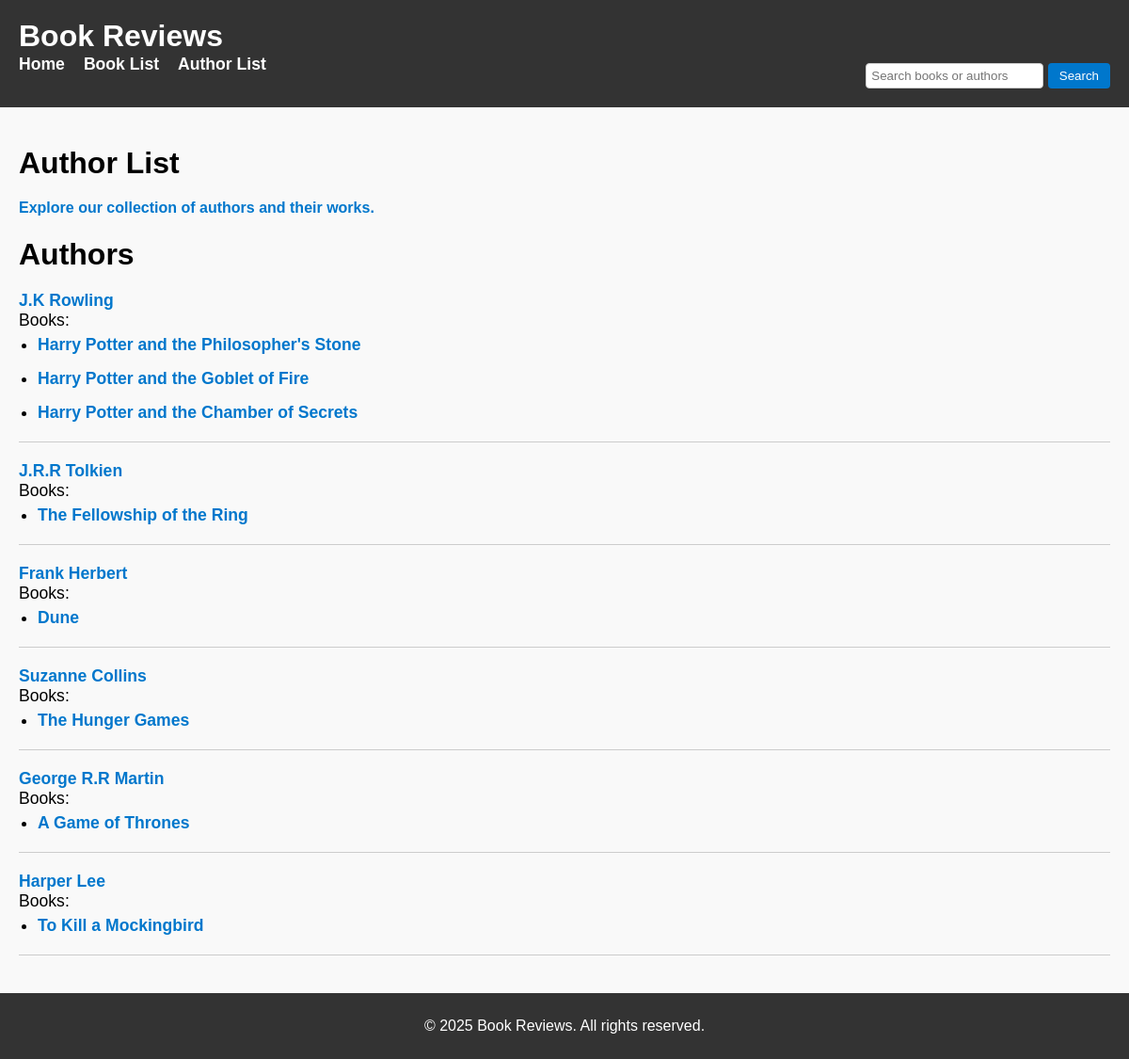
Screenshot of /authorlist/ with the database file from the repository.
### book/models.py (models this page shows, shortened)
class Author(models.Model):
    name = models.CharField(max_length=100)

class Book(models.Model):
    title = models.CharField(max_length=200)
    author = models.ForeignKey('Author', on_delete=models.CASCADE)
    published_date = models.CharField(max_length=100)
    isbn = models.CharField(max_length=17)

### book/views.py (the view)
# urls.py: path('authorlist/', views.authorlist, name='authorlist'),
def authorlist(request):
    authors = Author.objects.all()
    return render(request, 'book/authorlist.html', {'authors': authors})

### book/templates/book/authorlist.html (shortened to what this page needs)
{% extends 'book/index.html' %}
{% load static %}
{% block content %}
 <link rel="stylesheet" type="text/css" href="{% static 'css/main.css' %}">
  <h1>Author List</h1>
  <a>Explore our collection of authors and their works.</a>
<h1>Authors</h1>
  <ul>
    {% for author in authors %}
      <li>
        <a>{{ author.name }}</a>
        <br>
        Books:
        <ul>
          {% for book in author.book_set.all %}
            <li><a href="{% url 'bookdetail' book.id %}">{{ book.title }}</a></li>
          {% empty %}
            <li>No books available.</li>
          {% endfor %}
        </ul>
        <hr>
      </li>
    {% empty %}
      <li>No authors available.</li>
    {% endfor %}
  </ul>
{% endblock %}

### book/templates/book/index.html (shortened to what this page needs)
{% load static %}
<!DOCTYPE html>
<html lang="en">
<head>
    <link rel="stylesheet" href="{% static 'css/style.css' %}">
</head>
<body>
    <header>
        <h1>Book Reviews</h1>
        <nav>
            <ul>
                <li><a href="{% url 'home' %}">Home</a></li>
                <li><a href="{% url 'booklist' %}">Book List</a></li>
                <li><a href="{% url 'authorlist' %}">Author List</a></li>
            </ul>
            <form method="get" action="{% url 'search' %}" style="display: inline;">
            <input type="text" name="q" placeholder="Search books or authors">
            <button type="submit">Search</button>
    </form>
        </nav>
    </header>
    <main>
        {% block content %}
        {% endblock %}
    </main>
    <footer>
        <p>&copy; 2025 Book Reviews. All rights reserved.</p>
    </footer>
</body>
</html>

### static/css/style.css (style rules this page uses)
html, body { height: 100%; }
body { display: flex; flex-direction: column; }
main { flex: 1; }
body { font-family: Arial, sans-serif; margin: 0; padding: 0; background-color: #f9f9f9; }
header { background-color: #333; color: white; padding: 20px; }
header h1 { margin: 0; }
nav { display: flex; align-items: center; justify-content: space-between; flex-wrap: wrap; }
nav ul { list-style: none; padding: 0; margin: 0; display: flex; }
nav ul li { margin-right: 20px; }
nav ul li a { color: white; text-decoration: none; font-weight: bold; }
nav form { margin-top: 10px; }
input[type="text"] { padding: 5px; border-radius: 4px; border: 1px solid #ccc; }
button { padding: 6px 12px; background-color: #0077cc; color: white; border: none; border-radius: 4px; cursor: pointer; }
main { padding: 20px; }
footer { background-color: #333; color: white; padding: 10px; text-align: center; }

### static/css/main.css (style rules this page uses)
h1 { font-size: 2em; margin-bottom: 20px; }
ul { list-style-type: none; padding-left: 0; }
li { margin-bottom: 15px; font-size: 1.1em; }
a { color: #0077cc; text-decoration: none; font-weight: bold; }
hr { border: 0; border-top: 1px solid #ccc; margin: 20px 0; }
ul ul { margin-top: 5px; padding-left: 20px; list-style-type: disc; }
ul ul li { font-size: 1em; font-weight: normal; }

### rows the page displays
Author: name "J.K Rowling"
Book: title "Harry Potter and the Philosopher's Stone"
Book: title "Harry Potter and the Goblet of Fire"
Book: title "Harry Potter and the Chamber of Secrets"
Author: name "J.R.R Tolkien"
Book: title "The Fellowship of the Ring"
Author: name "Frank Herbert"
Book: title "Dune"
Author: name "Suzanne Collins"
Book: title "The Hunger Games"
Author: name "George R.R Martin"
Book: title "A Game of Thrones"
Author: name "Harper Lee"
Book: title "To Kill a Mockingbird"
